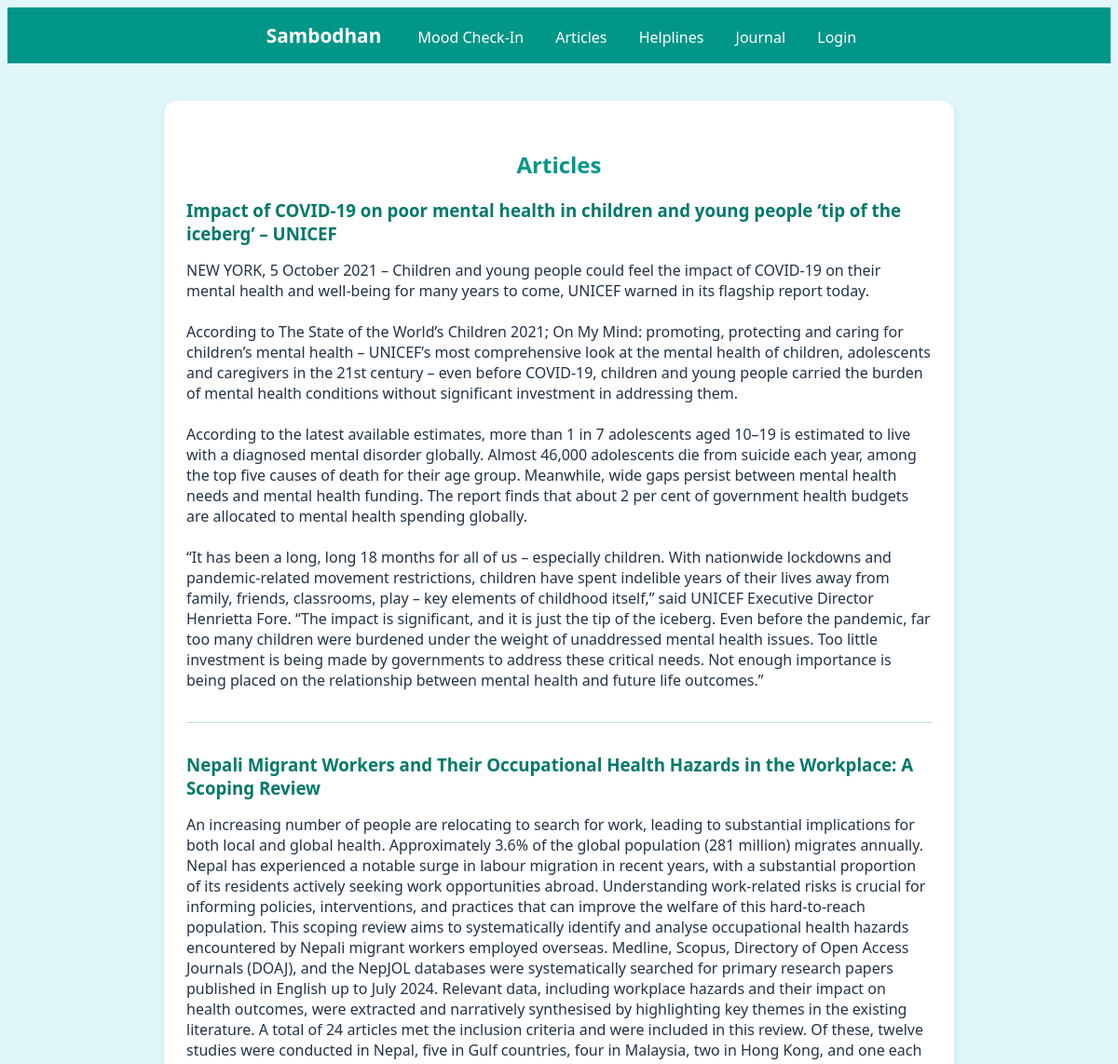
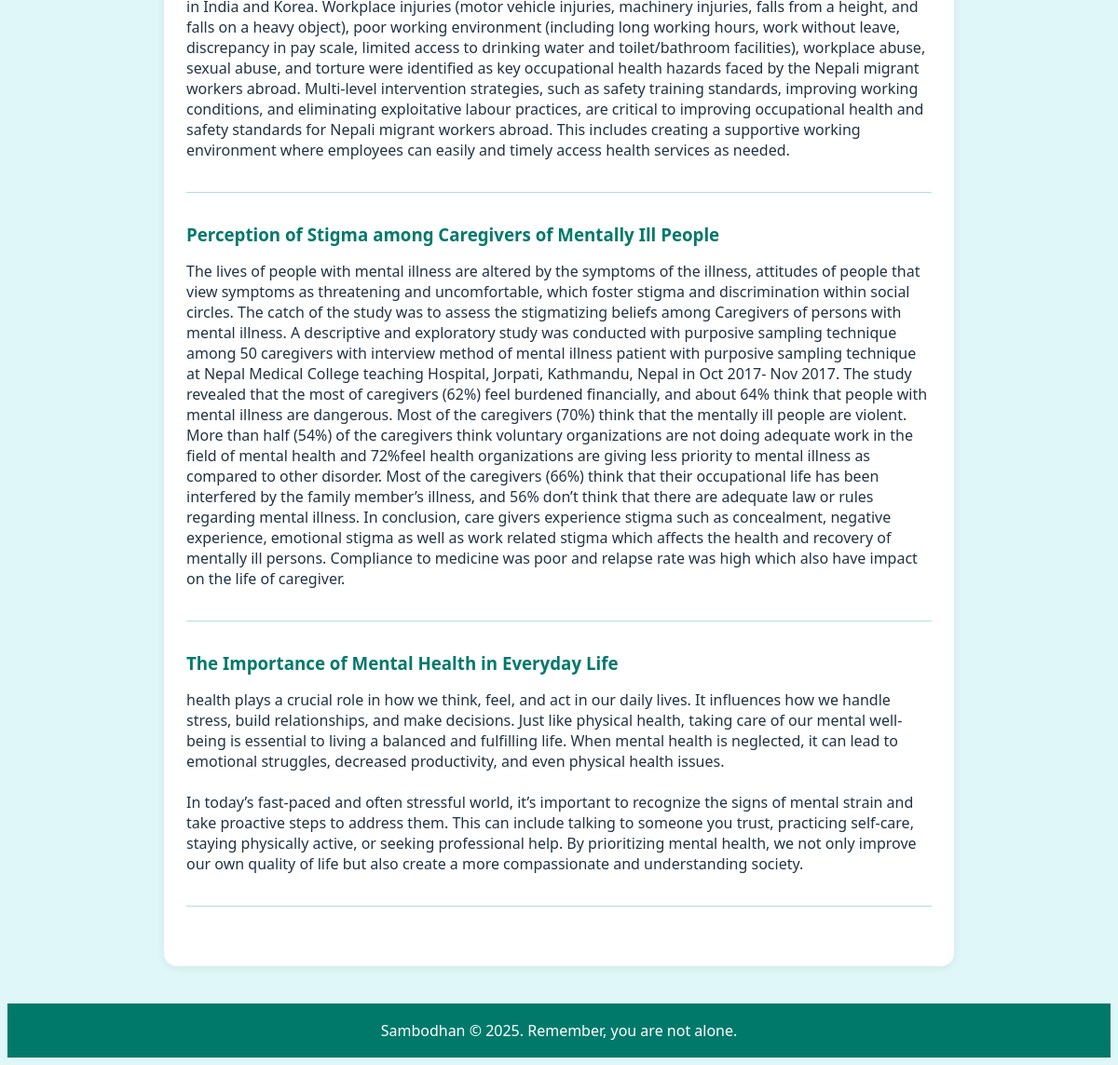
The app's page /pages/articles.php with its own data (2 pictures, top to bottom).
### tables this page shows
CREATE TABLE `articles` (
  `id` int(11) NOT NULL,
  `title` varchar(255) DEFAULT NULL,
  `content` text DEFAULT NULL,
  `created_at` datetime DEFAULT current_timestamp()
);

### pages/articles.php (the view, shortened to what this page needs)
<?php
include_once '../includes/navbar.php';
$conn = new mysqli('localhost', 'root', '', 'sambodhan');
$articles = $conn->query("SELECT * FROM articles ORDER BY created_at DESC");
?>
<!DOCTYPE html>
<html lang="en">
<head>
</head>
<body>
<div class="container">
<h2>Articles</h2>
<?php while($row = $articles->fetch_assoc()): ?>
<div class="article">
    <h3><?php echo htmlspecialchars($row['title']); ?></h3>
    <p><?php echo nl2br(htmlspecialchars($row['content'])); ?></p>
</div>
<?php endwhile; ?>
</div>
<?php include_once '../includes/footer.php'; ?>
</body>
</html>

### pages/articles.php (style rules this page uses)
body { background: #e0f7fa; font-family: 'Segoe UI', Arial, sans-serif; }
.container { max-width: 800px; margin: 40px auto; background: #fff; border-radius: 14px; box-shadow: 0 2px 10px rgba(0,0,0,0.07); padding: 32px 24px; }
h2 { color: #009688; text-align: center; }
.article { margin-bottom: 32px; padding-bottom: 18px; border-bottom: 1px solid #b2dfdb; }
.article h3 { color: #00796b; margin-bottom: 8px; }
.article p { color: #234; }

### records on screen
articles: title "Impact of COVID-19 on poor mental health in children and young people ‘tip of the iceberg’ – UNICEF", content "NEW YORK, 5 October 2021 – Children and young people could feel the impact of COVID-19 on their mental health and well-being for many years to come, UNICEF warned in its flagship report today. According to The State of the World’s Children 2021; On My Mind: promoting, protecting and caring for children’s mental health – UNICEF’s most comprehensive look at the mental health of children, adolescents and caregivers in the 21st century – even before COVID-19, children and young people carried the burden of mental health conditions without significant investment in addressing them. According to the latest available estimates, more than 1 in 7 adolescents aged 10–19 is estimated to live with a…"
articles: title "Nepali Migrant Workers and Their Occupational Health Hazards in the Workplace: A Scoping Review", content "An increasing number of people are relocating to search for work, leading to substantial implications for both local and global health. Approximately 3.6% of the global population (281 million) migrates annually. Nepal has experienced a notable surge in labour migration in recent years, with a substantial proportion of its residents actively seeking work opportunities abroad. Understanding work-related risks is crucial for informing policies, interventions, and practices that can improve the welfare of this hard-to-reach population. This scoping review aims to systematically identify and analyse occupational health hazards encountered by Nepali migrant workers employed overseas. Medline,…"
articles: title "Perception of Stigma among Caregivers of Mentally Ill People", content "The lives of people with mental illness are altered by the symptoms of the illness, attitudes of people that view symptoms as threatening and uncomfortable, which foster stigma and discrimination within social circles. The catch of the study was to assess the stigmatizing beliefs among Caregivers of persons with mental illness. A descriptive and exploratory study was conducted with purposive sampling technique among 50 caregivers with interview method of mental illness patient with purposive sampling technique at Nepal Medical College teaching Hospital, Jorpati, Kathmandu, Nepal in Oct 2017- Nov 2017. The study revealed that the most of caregivers (62%) feel burdened financially, and about…"
articles: title "The Importance of Mental Health in Everyday Life", content "health plays a crucial role in how we think, feel, and act in our daily lives. It influences how we handle stress, build relationships, and make decisions. Just like physical health, taking care of our mental well-being is essential to living a balanced and fulfilling life. When mental health is neglected, it can lead to emotional struggles, decreased productivity, and even physical health issues. In today’s fast-paced and often stressful world, it’s important to recognize the signs of mental strain and take proactive steps to address them. This can include talking to someone you trust, practicing self-care, staying physically active, or seeking professional help. By prioritizing mental…"
